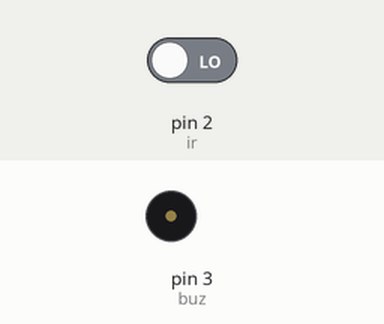
This sketch was run on a simulated Arduino Uno, built with avr-gcc and run on an emulated ATmega328P. On the bench: buzzer (waves = sounding, pin HIGH). Inputs (shaded band) come from the test bench; at power-on: pin 2 (ir) LOW. What the sketch prints to the serial monitor is not drawn.

Above: at 1.2 s.
1.3 s: pin 2 (ir) driven HIGH
At 1.6 s:
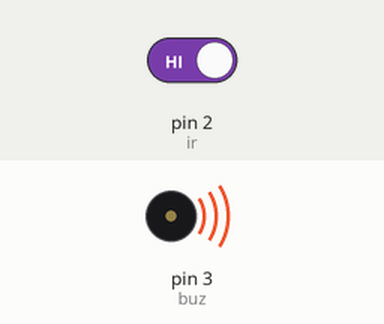
2.8 s: pin 2 (ir) driven LOW
At 4.0 s:
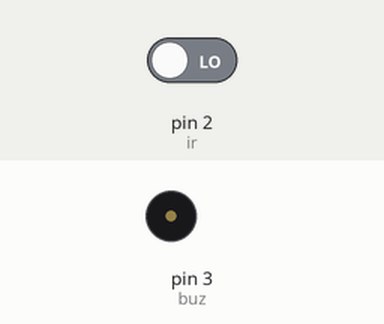
Timing chart, 0 to 5.8 s (numbered marks = the images above; inputs shaded):
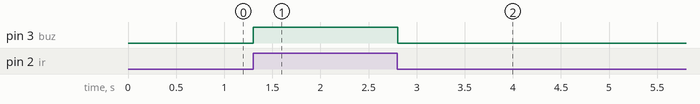

The sketch:

3.1.ino
```cpp
int ir = 2, buz = 3;
void setup()
{
  Serial.begin(9600);
  pinMode(ir, INPUT);
  pinMode(buz, OUTPUT);
}

void loop()
{
  int value = digitalRead(ir);
  if (value == 1)
    digitalWrite (buz, HIGH);
  else
    digitalWrite (buz, LOW);

  Serial.println(value);
}
```

Measured:
- after the input at 1.3 s, pin 3 (buz): LOW → HIGH at once
- after the input at 2.8 s, pin 3 (buz): HIGH → LOW at once
